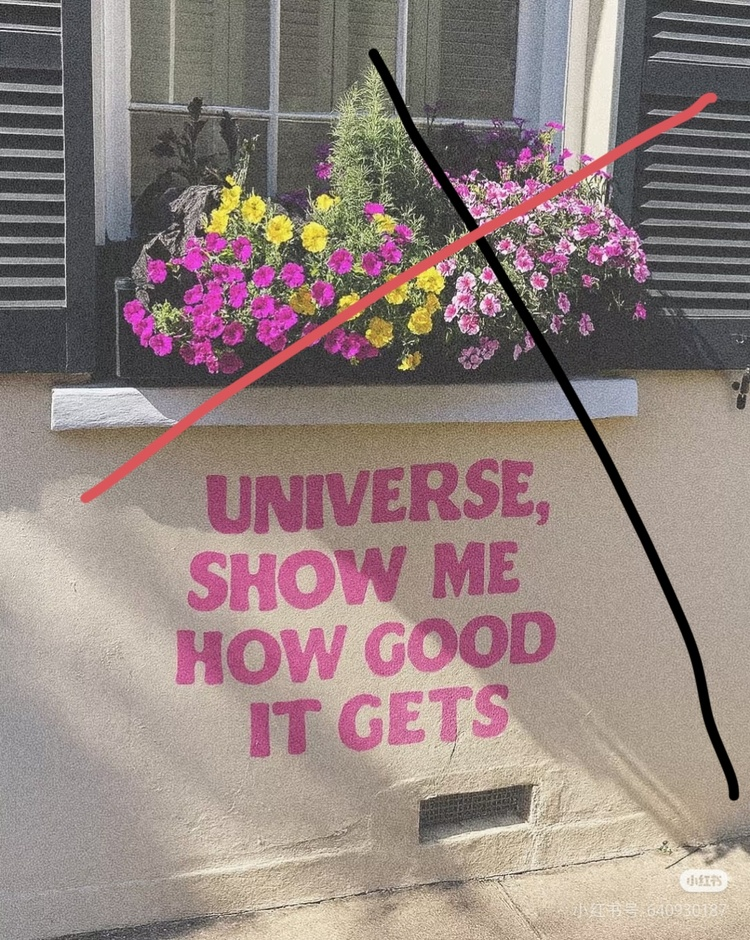
#> input picture 1.jpg, 750 x 940 px, shrunk from 1076 x 1348 before the run
$ python image_restorer.py
#> lines starting #> are read from the running program, lines starting #| are printed output that depends on the picture; after the words box and inside, x2 and y2 are one past the last pixel; in counts of white or black regions, pixels touching at a corner belong together
import cv2
import numpy as np

def detect_scratches_simple(image_path):
#> called with image_path = '1.jpg'
    img = cv2.imread(image_path)
#> img is the input picture: shape (940, 750, 3); mean B, G, R 127.4, 131.3, 148.2
    if img is None:
        raise ValueError(f"无法读取图片: {image_path}")

    hsv = cv2.cvtColor(img, cv2.COLOR_BGR2HSV)
#> hsv: shape (940, 750, 3); mean H, S, V 57.8, 44.8, 149.3
    gray = cv2.cvtColor(img, cv2.COLOR_BGR2GRAY)

    mask = np.zeros(gray.shape, dtype=np.uint8)

    lower_red1 = np.array([0, 80, 70])
    upper_red1 = np.array([20, 255, 255])
    lower_red2 = np.array([140, 80, 70])
    upper_red2 = np.array([180, 255, 255])

    red_mask1 = cv2.inRange(hsv, lower_red1, upper_red1)
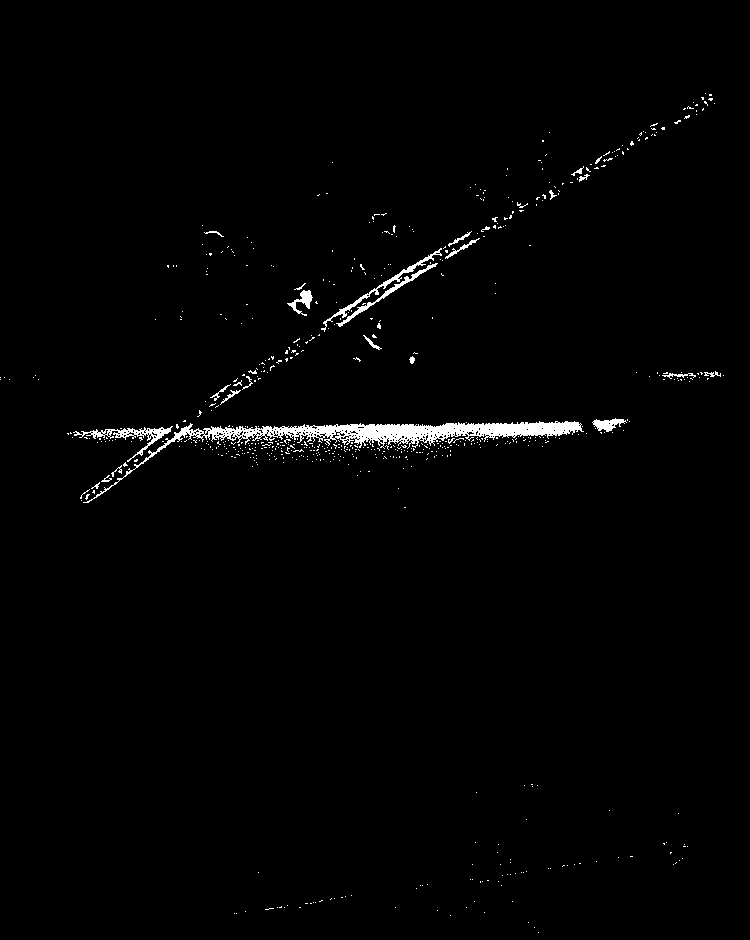
#> red_mask1: shape (940, 750); 1.4% white; 666 white regions (638 under 20 px), largest, box (x1, y1, x2, y2) and area: (83, 421, 584, 503) 5197, (73, 426, 173, 462) 650, (321, 248, 442, 332) 543
    red_mask2 = cv2.inRange(hsv, lower_red2, upper_red2)
#> red_mask2: shape (940, 750); 10.1% white; 205 white regions (127 under 20 px), largest, box (x1, y1, x2, y2) and area: (81, 92, 718, 502) 9935, (171, 233, 249, 374) 5894, (407, 615, 509, 672) 3353
    red_mask = cv2.bitwise_or(red_mask1, red_mask2)
#> red_mask: shape (940, 750); 11.5% white; 677 white regions (596 under 20 px)

    red_contours, _ = cv2.findContours(red_mask, cv2.RETR_EXTERNAL, cv2.CHAIN_APPROX_SIMPLE)
#> red_contours = 677 contours, 605 with area under 20; largest, box (x1, y1, x2, y2) and area: (73, 92, 718, 503) 17652, (171, 231, 249, 374) 5608, (407, 615, 509, 672) 4034, (277, 550, 335, 609) 2580, (334, 546, 407, 604) 2474
    for contour in red_contours:
        area = cv2.contourArea(contour)
        if area > 5:
            cv2.drawContours(mask, [contour], 0, 255, -1)
#> this loop made 677 passes
#> area on passes 83 to 85: 910.5, 1163.5, 1351.5
#> mask: shape (940, 750); 11.8% white; 89 white regions (8 under 20 px), largest, box (x1, y1, x2, y2) and area: (73, 92, 718, 503) 19440, (171, 231, 249, 374) 5982, (407, 615, 509, 672) 4180

    lower_black = np.array([0, 0, 0])
    upper_black = np.array([180, 255, 70])
    black_mask = cv2.inRange(hsv, lower_black, upper_black)
#> black_mask: shape (940, 750); 10.6% white; 3480 white regions (3367 under 20 px), largest, box (x1, y1, x2, y2) and area: (257, 236, 750, 801) 23551, (0, 141, 214, 384) 7665, (368, 48, 503, 249) 5025

    _, binary = cv2.threshold(gray, 100, 255, cv2.THRESH_BINARY_INV)
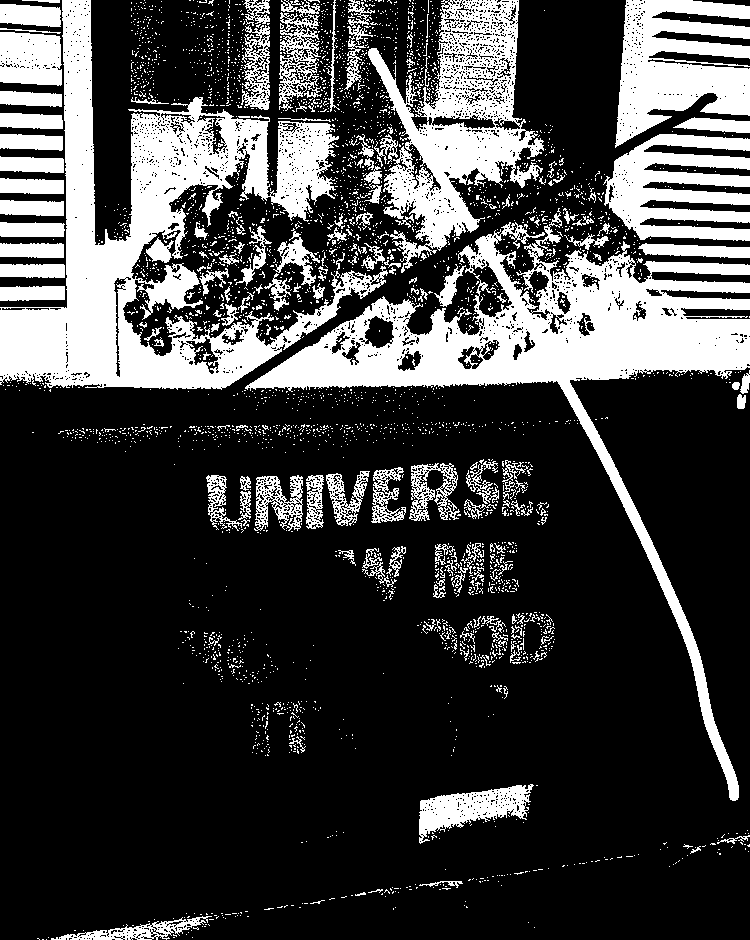
#> binary: shape (940, 750); 25.5% white; 3451 white regions (3272 under 20 px), largest, box (x1, y1, x2, y2) and area: (0, 0, 388, 390) 46464, (245, 208, 750, 801) 42432, (368, 0, 544, 273) 18798

    combined_black = cv2.bitwise_or(black_mask, binary)

    kernel_h = cv2.getStructuringElement(cv2.MORPH_RECT, (15, 1))
    kernel_v = cv2.getStructuringElement(cv2.MORPH_RECT, (1, 15))
#> kernel_v = [1, 1, 1, 1, 1, 1, 1, 1, 1, 1, 1, 1, 1, 1, 1]

    h_lines = cv2.morphologyEx(combined_black, cv2.MORPH_OPEN, kernel_h, iterations=1)
#> h_lines: shape (940, 750); 16.4% white; 248 white regions (93 under 20 px), largest, box (x1, y1, x2, y2) and area: (0, 73, 283, 388) 27790, (245, 277, 750, 388) 26773, (618, 38, 750, 115) 7660
    v_lines = cv2.morphologyEx(combined_black, cv2.MORPH_OPEN, kernel_v, iterations=1)
#> v_lines: shape (940, 750); 14.3% white; 227 white regions (90 under 20 px), largest, box (x1, y1, x2, y2) and area: (265, 234, 750, 801) 31711, (0, 0, 211, 390) 26919, (617, 0, 750, 146) 8415

    line_mask = cv2.bitwise_or(h_lines, v_lines)
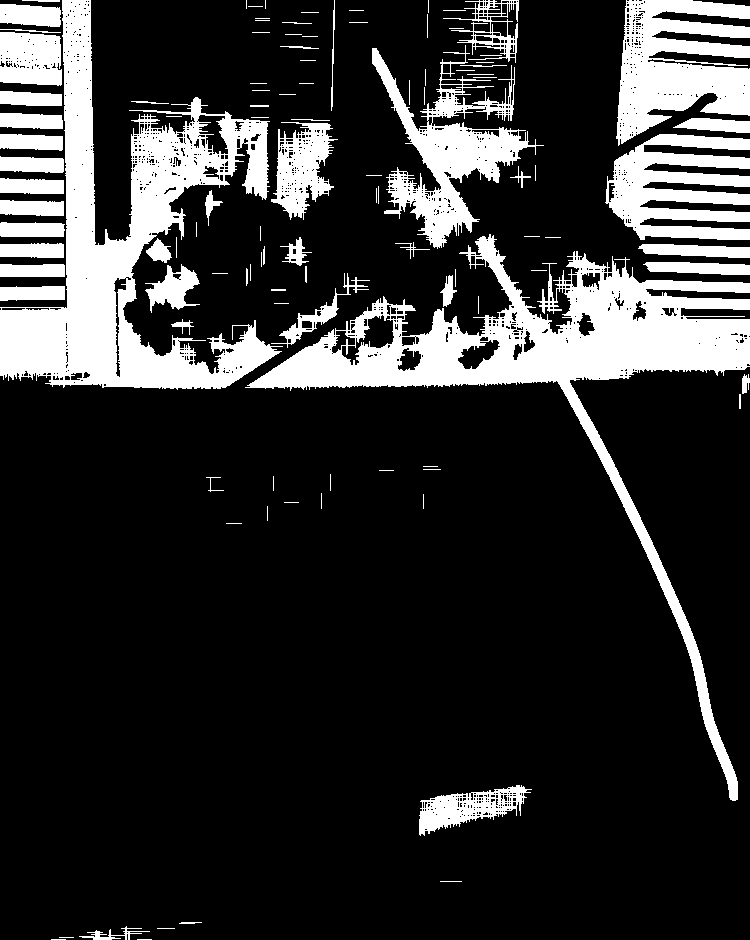
#> line_mask: shape (940, 750); 19% white; 111 white regions (53 under 20 px)

    line_contours, _ = cv2.findContours(line_mask, cv2.RETR_EXTERNAL, cv2.CHAIN_APPROX_SIMPLE)
#> line_contours = 111 contours, 74 with area under 20; largest, box (x1, y1, x2, y2) and area: (245, 234, 750, 801) 39306, (0, 0, 283, 390) 36454, (616, 0, 750, 146) 11888, (372, 45, 544, 249) 9911, (605, 134, 750, 240) 8910
    for contour in line_contours:
        x, y, w, h = cv2.boundingRect(contour)
        area = cv2.contourArea(contour)

        if area > 10:
            aspect_ratio = max(w, h) / max(min(w, h), 1)

            if aspect_ratio > 1.5:
                cv2.drawContours(mask, [contour], 0, 255, -1)
#> this loop made 111 passes
#> (x, y, w, h, area, aspect_ratio) on passes 5, 8, 21, 22, 26, 27, 28, 35, 36, 37, 40, 41: (79, 926, 71, 14, 125.5, 5.07), (419, 785, 113, 51, 2746.5, 2.22), (742, 374, 8, 20, 80.5, 2.5), (171, 319, 23, 16, 70, 1.44), (0, 286, 65, 15, 800, 4.33), (440, 275, 17, 32, 212.5, 1.88), (271, 273, 99, 75, 843, 1.32), (145, 264, 55, 49, 1206, 1.12), (0, 264, 65, 13, 736.5, 5), (643, 262, 107, 13, 975.5, 8.23), (638, 244, 112, 14, 1039.5, 8), (0, 243, 64, 15, 798.5, 4.27)
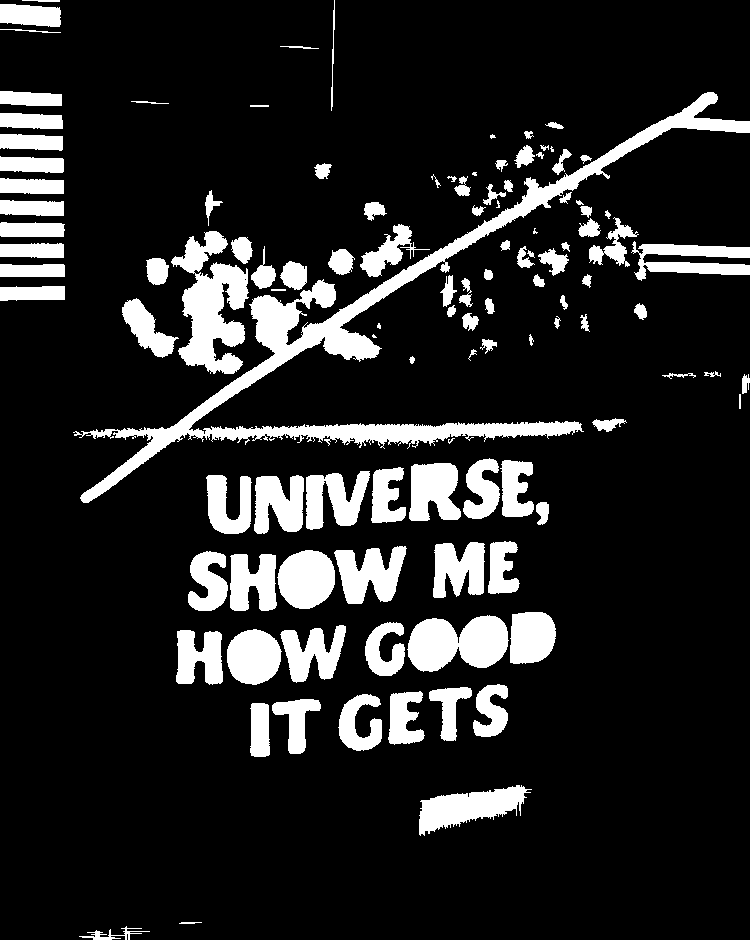
#> mask: shape (940, 750); 14.3% white; 114 white regions (8 under 20 px)

    black_contours, _ = cv2.findContours(combined_black, cv2.RETR_EXTERNAL, cv2.CHAIN_APPROX_SIMPLE)
#> black_contours = 3400 contours, 3307 with area under 20; largest, box (x1, y1, x2, y2) and area: (0, 0, 388, 390) 47660, (245, 208, 750, 801) 44385, (368, 0, 544, 273) 20860, (615, 0, 750, 148) 11954, (603, 134, 750, 241) 9076
    for contour in black_contours:
        x, y, w, h = cv2.boundingRect(contour)
        area = cv2.contourArea(contour)

        if area > 5:
            aspect_ratio = max(w, h) / max(min(w, h), 1)

            if aspect_ratio > 2:
                cv2.drawContours(mask, [contour], 0, 255, -1)
#> this loop made 3400 passes
#> (x, y, w, h, area, aspect_ratio) on pass 32: (51, 916, 161, 24, 1319.5, 6.71)
#> contour on passes 33 to 38: [[188, 916], [187, 917], [188, 917], [189, 916]], [[240, 915]], [[237, 915]], [[222, 915]], [[214, 915], [216, 915]], [[225, 914], [230, 914]]
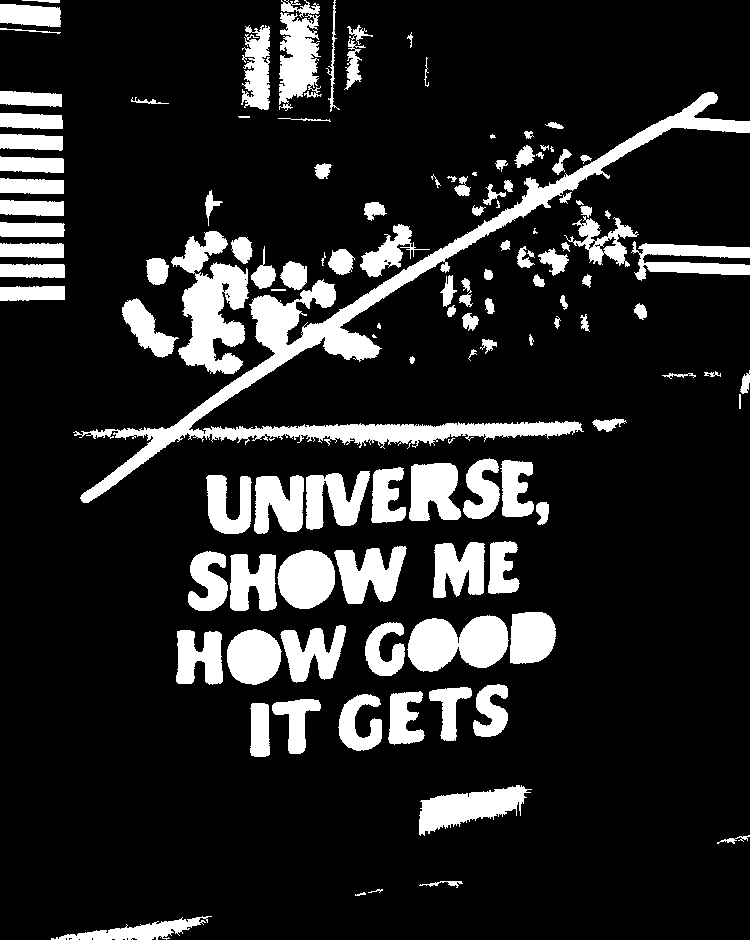
#> mask: shape (940, 750); 15.4% white; 122 white regions (8 under 20 px), largest, box (x1, y1, x2, y2) and area: (73, 92, 750, 503) 20212, (171, 231, 249, 374) 6027, (407, 615, 509, 672) 4180

    kernel_dilate = np.ones((2, 2), np.uint8)
    mask = cv2.dilate(mask, kernel_dilate, iterations=1)
#> mask: shape (940, 750); 17.3% white; 104 white regions, largest, box (x1, y1, x2, y2) and area: (73, 92, 750, 504) 24071, (171, 231, 250, 375) 6586, (407, 612, 557, 673) 6552
#| 检测到的划痕区域: 122251 像素

    return img, mask

def inpaint_image(img, mask):
    if np.sum(mask) == 0:
        return img.copy()

    restored_telea = cv2.inpaint(img, mask, inpaintRadius=4, flags=cv2.INPAINT_TELEA)

    return restored_telea

def restore_image(image_path, output_path):
    img, mask = detect_scratches_simple(image_path)

    mask_pixels = np.sum(mask > 0)
    print(f"检测到的划痕区域: {mask_pixels} 像素")

    if mask_pixels == 0:
        print("警告: 未检测到明显的划痕，将使用原图")
        restored = img.copy()
    else:
        restored = inpaint_image(img, mask)

    cv2.imwrite(output_path, restored)

    mask_vis = np.zeros_like(img)
    mask_vis[:, :, 2] = mask
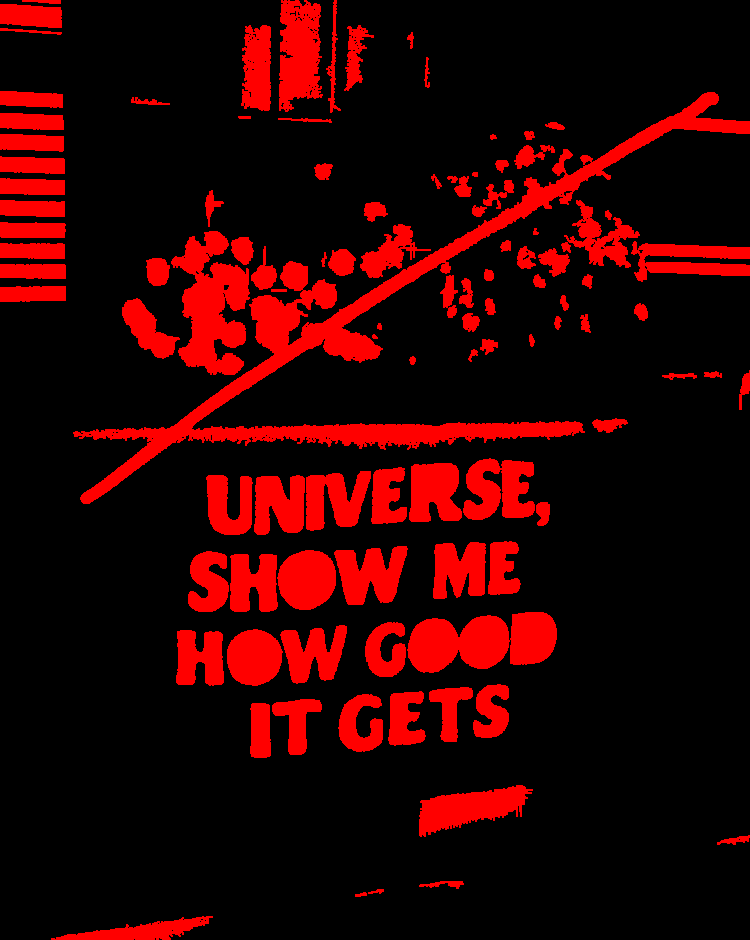
#> mask_vis: shape (940, 750, 3); mean of channels 0, 1, 2 0, 0, 44.2; drawn as B, G, R
    cv2.imwrite("debug_mask.jpg", mask_vis)

    return img, restored, mask

if __name__ == "__main__":
    original, restored, mask = restore_image("1.jpg", "restored.jpg")
    print("图像修复完成，已保存为 restored.jpg")
    print(f"检测到的划痕区域像素数: {np.sum(mask > 0)}")
#| 检测到的划痕区域像素数: 122251
